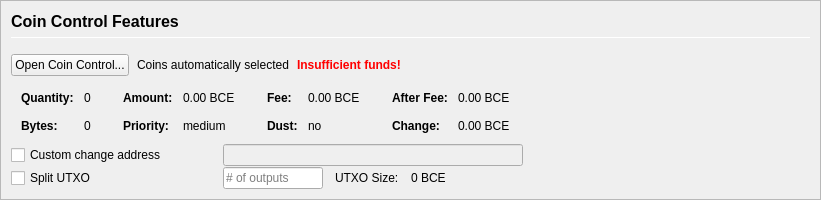
         <widget class="QFrame" name="frameCoinControl">
          <property name="sizePolicy">
           <sizepolicy hsizetype="Expanding" vsizetype="Expanding">
            <horstretch>0</horstretch>
            <verstretch>0</verstretch>
           </sizepolicy>
          </property>
          <property name="maximumSize">
           <size>
            <width>16777215</width>
            <height>16777215</height>
           </size>
          </property>
          <property name="frameShape">
           <enum>QFrame::StyledPanel</enum>
          </property>
          <property name="frameShadow">
           <enum>QFrame::Sunken</enum>
          </property>
          <layout class="QVBoxLayout" name="verticalLayoutCoinControl2">
           <property name="spacing">
            <number>0</number>
           </property>
           <property name="margin">
            <number>0</number>
           </property>
           <item>
            <widget class="QFrame" name="frameCoinControl_BG">
             <layout class="QVBoxLayout" name="verticalLayoutCoinControl" stretch="0,0,0,0,0,0">
              <property name="spacing">
               <number>1</number>
              </property>
              <property name="leftMargin">
               <number>10</number>
              </property>
              <property name="topMargin">
               <number>10</number>
              </property>
              <item>
               <layout class="QHBoxLayout" name="horizontalLayoutCoinControl1">
                <property name="bottomMargin">
                 <number>15</number>
                </property>
                <item>
                 <layout class="QVBoxLayout" name="verticalLayout_3">
                  <property name="spacing">
                   <number>6</number>
                  </property>
                  <item>
                   <widget class="QLabel" name="labelCoinControlFeatures">
                    <property name="sizePolicy">
                     <sizepolicy hsizetype="Preferred" vsizetype="Maximum">
                      <horstretch>0</horstretch>
                      <verstretch>0</verstretch>
                     </sizepolicy>
                    </property>
                    <property name="minimumSize">
                     <size>
                      <width>0</width>
                      <height>20</height>
                     </size>
                    </property>
                    <property name="font">
                     <font>
                      <pointsize>12</pointsize>
                      <weight>75</weight>
                      <bold>true</bold>
                     </font>
                    </property>
                    <property name="styleSheet">
                     <string notr="true">font-weight:bold;</string>
                    </property>
                    <property name="text">
                     <string>Coin Control Features</string>
                    </property>
                   </widget>
                  </item>
                  <item>
                   <widget class="Line" name="line">
                    <property name="minimumSize">
                     <size>
                      <width>0</width>
                      <height>1</height>
                     </size>
                    </property>
                    <property name="maximumSize">
                     <size>
                      <width>16777215</width>
                      <height>1</height>
                     </size>
                    </property>
                    <property name="orientation">
                     <enum>Qt::Horizontal</enum>
                    </property>
                   </widget>
                  </item>
                 </layout>
                </item>
               </layout>
              </item>
              <item>
               <layout class="QHBoxLayout" name="horizontalLayoutCoinControl2" stretch="0,0,0,0">
                <property name="spacing">
                 <number>8</number>
                </property>
                <property name="bottomMargin">
                 <number>10</number>
                </property>
                <item>
                 <widget class="QPushButton" name="pushButtonCoinControl">
                  <property name="styleSheet">
                   <string notr="true"/>
                  </property>
                  <property name="text">
                   <string>Open Coin Control...</string>
                  </property>
                  <property name="autoDefault">
                   <bool>false</bool>
                  </property>
                 </widget>
                </item>
                <item>
                 <widget class="QLabel" name="labelCoinControlAutomaticallySelected">
                  <property name="text">
                   <string>Coins automatically selected</string>
                  </property>
                  <property name="margin">
                   <number>5</number>
                  </property>
                 </widget>
                </item>
                <item>
                 <widget class="QLabel" name="labelCoinControlInsuffFunds">
                  <property name="font">
                   <font>
                    <weight>75</weight>
                    <bold>true</bold>
                   </font>
                  </property>
                  <property name="styleSheet">
                   <string notr="true">color:red;font-weight:bold;</string>
                  </property>
                  <property name="text">
                   <string>Insufficient funds!</string>
                  </property>
                  <property name="margin">
                   <number>5</number>
                  </property>
                 </widget>
                </item>
                <item>
                 <spacer name="horizontalSpacerCoinControl">
                  <property name="orientation">
                   <enum>Qt::Horizontal</enum>
                  </property>
                  <property name="sizeHint" stdset="0">
                   <size>
                    <width>40</width>
                    <height>1</height>
                   </size>
                  </property>
                 </spacer>
                </item>
               </layout>
              </item>
              <item>
               <widget class="QWidget" name="widgetCoinControl" native="true">
                <property name="sizePolicy">
                 <sizepolicy hsizetype="Preferred" vsizetype="Preferred">
                  <horstretch>0</horstretch>
                  <verstretch>0</verstretch>
                 </sizepolicy>
                </property>
                <property name="minimumSize">
                 <size>
                  <width>0</width>
                  <height>0</height>
                 </size>
                </property>
                <property name="styleSheet">
                 <string notr="true"/>
                </property>
                <layout class="QHBoxLayout" name="horizontalLayoutCoinControl5">
                 <property name="margin">
                  <number>0</number>
                 </property>
                 <item>
                  <layout class="QHBoxLayout" name="horizontalLayoutCoinControl3" stretch="0,0,0,1">
                   <property name="spacing">
                    <number>20</number>
                   </property>
                   <property name="topMargin">
                    <number>0</number>
                   </property>
                   <property name="bottomMargin">
                    <number>10</number>
                   </property>
                   <item>
                    <layout class="QFormLayout" name="formLayoutCoinControl1">
                     <property name="horizontalSpacing">
                      <number>10</number>
                     </property>
                     <property name="verticalSpacing">
                      <number>14</number>
                     </property>
                     <property name="leftMargin">
                      <number>10</number>
                     </property>
                     <property name="topMargin">
                      <number>4</number>
                     </property>
                     <property name="rightMargin">
                      <number>6</number>
                     </property>
                     <item row="0" column="0">
                      <widget class="QLabel" name="labelCoinControlQuantityText">
                       <property name="font">
                        <font>
                         <weight>75</weight>
                         <bold>true</bold>
                        </font>
                       </property>
                       <property name="text">
                        <string>Quantity:</string>
                       </property>
                       <property name="margin">
                        <number>0</number>
                       </property>
                      </widget>
                     </item>
                     <item row="0" column="1">
                      <widget class="QLabel" name="labelCoinControlQuantity">
                       <property name="cursor">
                        <cursorShape>IBeamCursor</cursorShape>
                       </property>
                       <property name="contextMenuPolicy">
                        <enum>Qt::ActionsContextMenu</enum>
                       </property>
                       <property name="text">
                        <string notr="true">0</string>
                       </property>
                       <property name="margin">
                        <number>0</number>
                       </property>
                       <property name="textInteractionFlags">
                        <set>Qt::LinksAccessibleByMouse|Qt::TextSelectableByKeyboard|Qt::TextSelectableByMouse</set>
                       </property>
                      </widget>
                     </item>
                     <item row="1" column="0">
                      <widget class="QLabel" name="labelCoinControlBytesText">
                       <property name="font">
                        <font>
                         <weight>75</weight>
                         <bold>true</bold>
                        </font>
                       </property>
                       <property name="text">
                        <string>Bytes:</string>
                       </property>
                      </widget>
                     </item>
                     <item row="1" column="1">
                      <widget class="QLabel" name="labelCoinControlBytes">
                       <property name="cursor">
                        <cursorShape>IBeamCursor</cursorShape>
                       </property>
                       <property name="contextMenuPolicy">
                        <enum>Qt::ActionsContextMenu</enum>
                       </property>
                       <property name="text">
                        <string notr="true">0</string>
                       </property>
                       <property name="textInteractionFlags">
                        <set>Qt::LinksAccessibleByMouse|Qt::TextSelectableByKeyboard|Qt::TextSelectableByMouse</set>
                       </property>
                      </widget>
                     </item>
                    </layout>
                   </item>
                   <item>
                    <layout class="QFormLayout" name="formLayoutCoinControl2">
                     <property name="horizontalSpacing">
                      <number>10</number>
                     </property>
                     <property name="verticalSpacing">
                      <number>14</number>
                     </property>
                     <property name="leftMargin">
                      <number>6</number>
                     </property>
                     <property name="topMargin">
                      <number>4</number>
                     </property>
                     <property name="rightMargin">
                      <number>6</number>
                     </property>
                     <item row="0" column="0">
                      <widget class="QLabel" name="labelCoinControlAmountText">
                       <property name="font">
                        <font>
                         <weight>75</weight>
                         <bold>true</bold>
                        </font>
                       </property>
                       <property name="text">
                        <string>Amount:</string>
                       </property>
                       <property name="margin">
                        <number>0</number>
                       </property>
                      </widget>
                     </item>
                     <item row="0" column="1">
                      <widget class="QLabel" name="labelCoinControlAmount">
                       <property name="cursor">
                        <cursorShape>IBeamCursor</cursorShape>
                       </property>
                       <property name="contextMenuPolicy">
                        <enum>Qt::ActionsContextMenu</enum>
                       </property>
                       <property name="text">
                        <string notr="true">0.00 BCE</string>
                       </property>
                       <property name="textInteractionFlags">
                        <set>Qt::LinksAccessibleByMouse|Qt::TextSelectableByKeyboard|Qt::TextSelectableByMouse</set>
                       </property>
                      </widget>
                     </item>
                     <item row="1" column="0">
                      <widget class="QLabel" name="labelCoinControlPriorityText">
                       <property name="font">
                        <font>
                         <weight>75</weight>
                         <bold>true</bold>
                        </font>
                       </property>
                       <property name="text">
                        <string>Priority:</string>
                       </property>
                      </widget>
                     </item>
                     <item row="1" column="1">
                      <widget class="QLabel" name="labelCoinControlPriority">
                       <property name="cursor">
                        <cursorShape>IBeamCursor</cursorShape>
                       </property>
                       <property name="contextMenuPolicy">
                        <enum>Qt::ActionsContextMenu</enum>
                       </property>
                       <property name="text">
                        <string>medium</string>
                       </property>
                       <property name="textInteractionFlags">
                        <set>Qt::LinksAccessibleByMouse|Qt::TextSelectableByKeyboard|Qt::TextSelectableByMouse</set>
                       </property>
                      </widget>
                     </item>
                    </layout>
                   </item>
                   <item>
                    <layout class="QFormLayout" name="formLayoutCoinControl3">
                     <property name="horizontalSpacing">
                      <number>10</number>
                     </property>
                     <property name="verticalSpacing">
                      <number>14</number>
                     </property>
                     <property name="leftMargin">
                      <number>6</number>
                     </property>
                     <property name="topMargin">
                      <number>4</number>
                     </property>
                     <property name="rightMargin">
                      <number>6</number>
                     </property>
                     <item row="0" column="0">
                      <widget class="QLabel" name="labelCoinControlFeeText">
                       <property name="font">
                        <font>
                         <weight>75</weight>
                         <bold>true</bold>
                        </font>
                       </property>
                       <property name="text">
                        <string>Fee:</string>
                       </property>
                       <property name="margin">
                        <number>0</number>
                       </property>
                      </widget>
                     </item>
                     <item row="0" column="1">
                      <widget class="QLabel" name="labelCoinControlFee">
                       <property name="cursor">
                        <cursorShape>IBeamCursor</cursorShape>
                       </property>
                       <property name="contextMenuPolicy">
                        <enum>Qt::ActionsContextMenu</enum>
                       </property>
                       <property name="text">
                        <string notr="true">0.00 BCE</string>
                       </property>
                       <property name="textInteractionFlags">
                        <set>Qt::LinksAccessibleByMouse|Qt::TextSelectableByKeyboard|Qt::TextSelectableByMouse</set>
                       </property>
                      </widget>
                     </item>
                     <item row="1" column="0">
                      <widget class="QLabel" name="labelCoinControlLowOutputText">
                       <property name="font">
                        <font>
                         <weight>75</weight>
                         <bold>true</bold>
                        </font>
                       </property>
                       <property name="text">
                        <string>Dust:</string>
                       </property>
                      </widget>
                     </item>
                     <item row="1" column="1">
                      <widget class="QLabel" name="labelCoinControlLowOutput">
                       <property name="cursor">
                        <cursorShape>IBeamCursor</cursorShape>
                       </property>
                       <property name="contextMenuPolicy">
                        <enum>Qt::ActionsContextMenu</enum>
                       </property>
                       <property name="text">
                        <string>no</string>
                       </property>
                       <property name="textInteractionFlags">
                        <set>Qt::LinksAccessibleByMouse|Qt::TextSelectableByKeyboard|Qt::TextSelectableByMouse</set>
                       </property>
                      </widget>
                     </item>
                    </layout>
                   </item>
                   <item>
                    <layout class="QFormLayout" name="formLayoutCoinControl4">
                     <property name="horizontalSpacing">
                      <number>10</number>
                     </property>
                     <property name="verticalSpacing">
                      <number>14</number>
                     </property>
                     <property name="leftMargin">
                      <number>6</number>
                     </property>
                     <property name="topMargin">
                      <number>4</number>
                     </property>
                     <property name="rightMargin">
                      <number>6</number>
                     </property>
                     <item row="0" column="0">
                      <widget class="QLabel" name="labelCoinControlAfterFeeText">
                       <property name="font">
                        <font>
                         <weight>75</weight>
                         <bold>true</bold>
                        </font>
                       </property>
                       <property name="text">
                        <string>After Fee:</string>
                       </property>
                       <property name="margin">
                        <number>0</number>
                       </property>
                      </widget>
                     </item>
                     <item row="0" column="1">
                      <widget class="QLabel" name="labelCoinControlAfterFee">
                       <property name="cursor">
                        <cursorShape>IBeamCursor</cursorShape>
                       </property>
                       <property name="contextMenuPolicy">
                        <enum>Qt::ActionsContextMenu</enum>
                       </property>
                       <property name="text">
                        <string notr="true">0.00 BCE</string>
                       </property>
                       <property name="textInteractionFlags">
                        <set>Qt::LinksAccessibleByMouse|Qt::TextSelectableByKeyboard|Qt::TextSelectableByMouse</set>
                       </property>
                      </widget>
                     </item>
                     <item row="1" column="0">
                      <widget class="QLabel" name="labelCoinControlChangeText">
                       <property name="font">
                        <font>
                         <weight>75</weight>
                         <bold>true</bold>
                        </font>
                       </property>
                       <property name="text">
                        <string>Change:</string>
                       </property>
                      </widget>
                     </item>
                     <item row="1" column="1">
                      <widget class="QLabel" name="labelCoinControlChange">
                       <property name="cursor">
                        <cursorShape>IBeamCursor</cursorShape>
                       </property>
                       <property name="contextMenuPolicy">
                        <enum>Qt::ActionsContextMenu</enum>
                       </property>
                       <property name="text">
                        <string notr="true">0.00 BCE</string>
                       </property>
                       <property name="textInteractionFlags">
                        <set>Qt::LinksAccessibleByMouse|Qt::TextSelectableByKeyboard|Qt::TextSelectableByMouse</set>
                       </property>
                      </widget>
                     </item>
                    </layout>
                   </item>
                  </layout>
                 </item>
                </layout>
               </widget>
              </item>
              <item>
               <layout class="QHBoxLayout" name="horizontalLayoutCoinControl4">
                <property name="spacing">
                 <number>12</number>
                </property>
                <property name="sizeConstraint">
                 <enum>QLayout::SetDefaultConstraint</enum>
                </property>
                <property name="topMargin">
                 <number>0</number>
                </property>
                <property name="rightMargin">
                 <number>0</number>
                </property>
                <item>
                 <widget class="QCheckBox" name="checkBoxCoinControlChange">
                  <property name="sizePolicy">
                   <sizepolicy hsizetype="Preferred" vsizetype="Preferred">
                    <horstretch>0</horstretch>
                    <verstretch>0</verstretch>
                   </sizepolicy>
                  </property>
                  <property name="minimumSize">
                   <size>
                    <width>200</width>
                    <height>0</height>
                   </size>
                  </property>
                  <property name="maximumSize">
                   <size>
                    <width>200</width>
                    <height>16777215</height>
                   </size>
                  </property>
                  <property name="toolTip">
                   <string>If this is activated, but the change address is empty or invalid, change will be sent to a newly generated address.</string>
                  </property>
                  <property name="text">
                   <string>Custom change address</string>
                  </property>
                 </widget>
                </item>
                <item>
                 <widget class="QValidatedLineEdit" name="lineEditCoinControlChange">
                  <property name="enabled">
                   <bool>false</bool>
                  </property>
                  <property name="sizePolicy">
                   <sizepolicy hsizetype="Preferred" vsizetype="Preferred">
                    <horstretch>0</horstretch>
                    <verstretch>0</verstretch>
                   </sizepolicy>
                  </property>
                  <property name="minimumSize">
                   <size>
                    <width>300</width>
                    <height>0</height>
                   </size>
                  </property>
                 </widget>
                </item>
                <item>
                 <widget class="QLabel" name="labelCoinControlChangeLabel">
                  <property name="sizePolicy">
                   <sizepolicy hsizetype="Preferred" vsizetype="Preferred">
                    <horstretch>0</horstretch>
                    <verstretch>0</verstretch>
                   </sizepolicy>
                  </property>
                  <property name="minimumSize">
                   <size>
                    <width>100</width>
                    <height>0</height>
                   </size>
                  </property>
                  <property name="text">
                   <string/>
                  </property>
                  <property name="margin">
                   <number>3</number>
                  </property>
                 </widget>
                </item>
               </layout>
              </item>
              <item>
               <layout class="QHBoxLayout" name="horizontalLayoutCoinControl6">
                <property name="spacing">
                 <number>12</number>
                </property>
                <property name="rightMargin">
                 <number>0</number>
                </property>
                <item>
                 <widget class="QCheckBox" name="splitBlockCheckBox">
                  <property name="sizePolicy">
                   <sizepolicy hsizetype="Preferred" vsizetype="Preferred">
                    <horstretch>0</horstretch>
                    <verstretch>0</verstretch>
                   </sizepolicy>
                  </property>
                  <property name="minimumSize">
                   <size>
                    <width>200</width>
                    <height>0</height>
                   </size>
                  </property>
                  <property name="maximumSize">
                   <size>
                    <width>200</width>
                    <height>16777215</height>
                   </size>
                  </property>
                  <property name="text">
                   <string>Split UTXO</string>
                  </property>
                 </widget>
                </item>
                <item>
                 <widget class="QLineEdit" name="splitBlockLineEdit">
                  <property name="sizePolicy">
                   <sizepolicy hsizetype="Preferred" vsizetype="Preferred">
                    <horstretch>50</horstretch>
                    <verstretch>0</verstretch>
                   </sizepolicy>
                  </property>
                  <property name="minimumSize">
                   <size>
                    <width>100</width>
                    <height>0</height>
                   </size>
                  </property>
                  <property name="maximumSize">
                   <size>
                    <width>100</width>
                    <height>16777215</height>
                   </size>
                  </property>
                  <property name="placeholderText">
                   <string># of outputs</string>
                  </property>
                 </widget>
                </item>
                <item>
                 <widget class="QLabel" name="labelBlockSizeText">
                  <property name="text">
                   <string>UTXO Size:</string>
                  </property>
                 </widget>
                </item>
                <item>
                 <widget class="QLabel" name="labelBlockSize">
                  <property name="text">
                   <string>0 BCE</string>
                  </property>
                 </widget>
                </item>
                <item>
                 <spacer name="horizontalSpacer_7">
                  <property name="orientation">
                   <enum>Qt::Horizontal</enum>
                  </property>
                  <property name="sizeHint" stdset="0">
                   <size>
                    <width>40</width>
                    <height>20</height>
                   </size>
                  </property>
                 </spacer>
                </item>
               </layout>
              </item>
              <item>
               <spacer name="verticalSpacerCoinControl">
                <property name="orientation">
                 <enum>Qt::Vertical</enum>
                </property>
                <property name="sizeHint" stdset="0">
                 <size>
                  <width>800</width>
                  <height>1</height>
                 </size>
                </property>
               </spacer>
              </item>
             </layout>
            </widget>
           </item>
          </layout>
         </widget>
